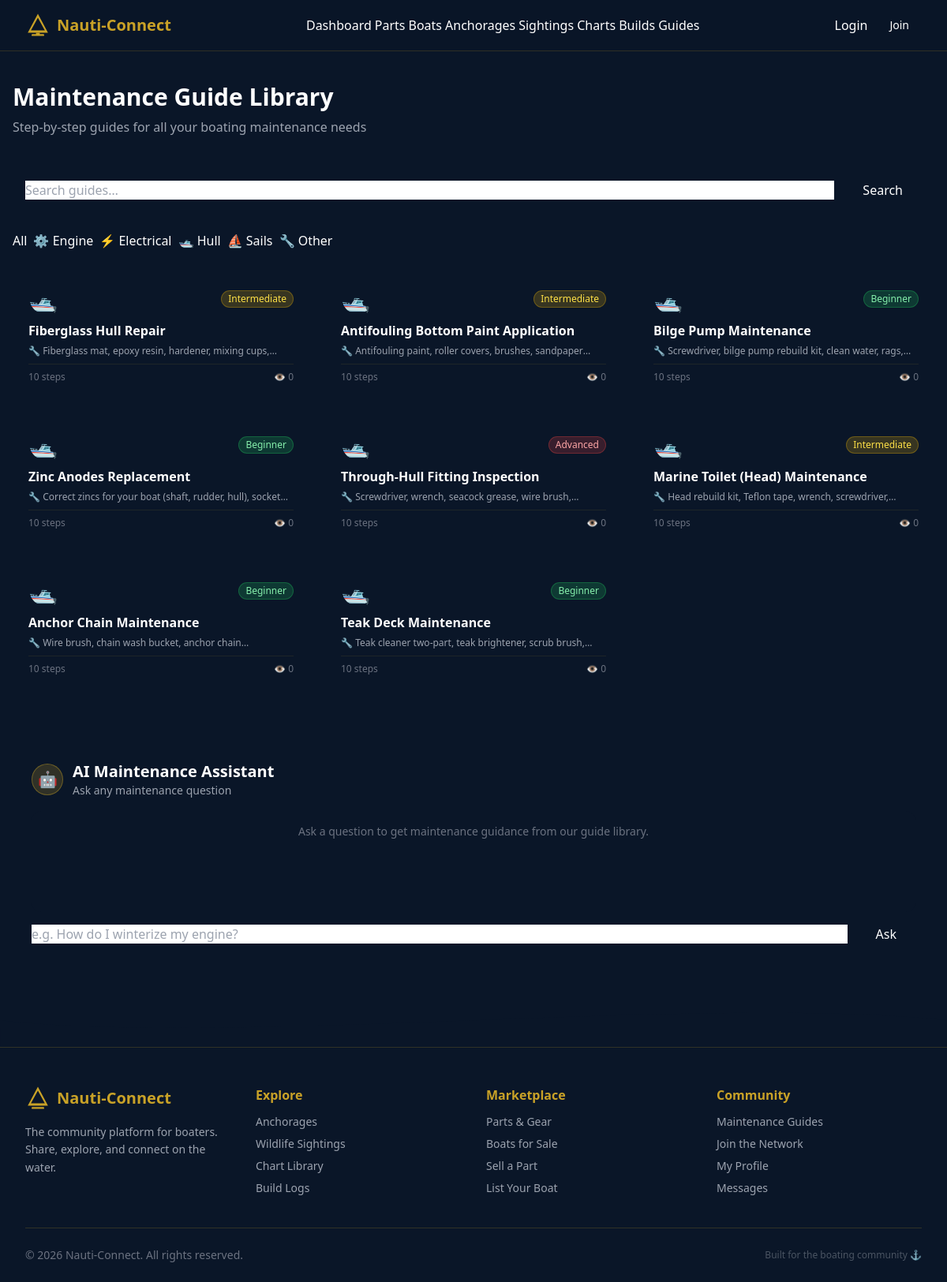
The app's page /maintenance/index.php?category=hull with its own data.
### tables this page shows
CREATE TABLE IF NOT EXISTS maintenance_guides (
    id INT AUTO_INCREMENT PRIMARY KEY,
    title VARCHAR(255) NOT NULL,
    category ENUM('engine','electrical','hull','sails','other') NOT NULL,
    difficulty_level ENUM('beginner','intermediate','advanced') NOT NULL,
    tools_needed TEXT,
    steps_json JSON,
    video_url VARCHAR(500),
    views INT DEFAULT 0,
    created_at TIMESTAMP DEFAULT CURRENT_TIMESTAMP,
    FULLTEXT(title, tools_needed)
);

### includes/functions.php (called while the page is built, shortened)
<?php
function sanitize(string $input): string {
    return htmlspecialchars(trim($input), ENT_QUOTES | ENT_HTML5, 'UTF-8');
}

### maintenance/index.php (the view, shortened to what this page needs)
<?php
require_once __DIR__ . '/../includes/functions.php';
require_once __DIR__ . '/../includes/db.php';
$category = trim($_GET['category'] ?? '');
$search   = trim($_GET['search'] ?? '');
$validCats = ['engine','electrical','hull','sails','other'];
$where  = ['1=1'];
$params = [];
$types  = '';
if ($category !== '' && in_array($category, $validCats, true)) {
    $where[]  = 'category = ?';
    $params[]  = $category;
    $types    .= 's';
}
$whereClause = implode(' AND ', $where);
$sql         = "SELECT * FROM maintenance_guides WHERE $whereClause ORDER BY views DESC, created_at DESC LIMIT 50";
if ($params) {
    $stmt = $conn->prepare($sql);
    $stmt->bind_param($types, ...$params);
} else {
    $stmt = $conn->prepare($sql);
}
$stmt->execute();
$guides = $stmt->get_result()->fetch_all(MYSQLI_ASSOC);
include __DIR__ . '/../includes/header.php';
?>
<main class="max-w-7xl mx-auto px-4 py-10">
    <div class="mb-10">
        <h1 class="text-3xl font-bold text-white mb-2">Maintenance Guide Library</h1>
        <p class="text-gray-400">Step-by-step guides for all your boating maintenance needs</p>
    </div>
    <form method="GET" id="guide-search-form" class="glass-card p-4 mb-6 flex flex-wrap gap-3">
        <input type="text" name="search" id="guide-search" class="form-input flex-1 min-w-48" placeholder="Search guides…" value="<?= sanitize($search) ?>">
        <button type="submit" class="btn-gold px-6">Search</button>
    </form>
    <div class="flex gap-2 flex-wrap mb-6">
        <a href="?" class="filter-btn <?= !$category ? 'active' : '' ?>">All</a>
        <?php
        $catLabels = ['engine'=>'⚙️ Engine','electrical'=>'⚡ Electrical','hull'=>'🛥️ Hull','sails'=>'⛵ Sails','other'=>'🔧 Other'];
        foreach ($catLabels as $val => $label): ?>
            <a href="?category=<?= $val ?><?= $search ? '&search=' . urlencode($search) : '' ?>" class="filter-btn <?= $category === $val ? 'active' : '' ?>"><?= $label ?></a>
        <?php endforeach; ?>
    </div>
    <?php if (empty($guides)): ?>
        <div class="text-center py-16">
            <div class="text-5xl mb-4">🔧</div>
            <p class="text-gray-400">No guides found. Try a different search.</p>
        </div>
    <?php else: ?>
        <div class="grid grid-cols-1 sm:grid-cols-2 lg:grid-cols-3 gap-5" id="guides-grid">
            <?php foreach ($guides as $guide):
                $diffColor = match ($guide['difficulty_level']) {
                    'beginner' => 'bg-green-500/20 text-green-300 border-green-500/30',
                    'intermediate' => 'bg-yellow-500/20 text-yellow-300 border-yellow-500/30',
                    'advanced' => 'bg-red-500/20 text-red-300 border-red-500/30',
                    default => 'bg-gray-500/20 text-gray-300',
                };
                $catEmoji = match ($guide['category']) { 'engine'=>'⚙️','electrical'=>'⚡','hull'=>'🛥️','sails'=>'⛵','other'=>'🔧',default=>'📋' };
                $steps = json_decode($guide['steps_json'] ?? '[]', true) ?: [];
            ?>
                <a href="<?= SITE_URL ?>/maintenance/view.php?id=<?= $guide['id'] ?>" class="glass-card p-5 hover:border-[#c9a227]/50 transition-all flex flex-col">
                    <div class="flex items-center justify-between mb-3">
                        <span class="text-3xl"><?= $catEmoji ?></span>
                        <span class="text-xs px-2 py-0.5 rounded-full border <?= $diffColor ?>"><?= ucfirst($guide['difficulty_level']) ?></span>
                    </div>
                    <h3 class="font-bold text-white leading-tight mb-2"><?= sanitize($guide['title']) ?></h3>
                    <?php if ($guide['tools_needed']): ?>
                        <p class="text-gray-400 text-xs mb-2 line-clamp-1">🔧 <?= sanitize($guide['tools_needed']) ?></p>
                    <?php endif; ?>
                    <div class="mt-auto pt-2 border-t border-[#c9a227]/10 flex items-center justify-between text-xs text-gray-500">
                        <span><?= count($steps) ?> steps</span>
                        <span>👁 <?= number_format((int)$guide['views']) ?></span>
                    </div>
                </a>
            <?php endforeach; ?>
        </div>
    <?php endif; ?>
    <div class="mt-16 glass-card p-6">
        <div class="flex items-center gap-3 mb-4">
            <div class="w-10 h-10 rounded-full bg-[#c9a227]/20 border border-[#c9a227]/40 flex items-center justify-center text-xl">🤖</div>
            <div>
                <h2 class="text-xl font-bold text-white">AI Maintenance Assistant</h2>
                <p class="text-gray-400 text-sm">Ask any maintenance question</p>
            </div>
        </div>
        <div id="ai-chat-log" class="bg-[#0a1628]/60 rounded-xl p-4 min-h-32 max-h-64 overflow-y-auto mb-4 space-y-3">
            <div class="text-gray-500 text-sm text-center">Ask a question to get maintenance guidance from our guide library.</div>
        </div>
        <div class="flex gap-3">
            <input type="text" id="ai-input" class="form-input flex-1" placeholder="e.g. How do I winterize my engine?" maxlength="500">
            <button id="ai-send" onclick="sendAIMessage()" class="btn-gold px-6">Ask</button>
        </div>
    </div>
</main>
<?php include __DIR__ . '/../includes/footer.php'; ?>

### records on screen
maintenance_guides: category "🛥️", difficulty_level "Intermediate", title "Fiberglass Hull Repair", tools_needed "Fiberglass mat, epoxy resin, hardener, mixing…", steps_json "10", views "0"
maintenance_guides: category "🛥️", difficulty_level "Intermediate", title "Antifouling Bottom Paint Application", tools_needed "Antifouling paint, roller covers, brushes,…", steps_json "10", views "0"
maintenance_guides: category "🛥️", difficulty_level "Beginner", title "Bilge Pump Maintenance", tools_needed "Screwdriver, bilge pump rebuild kit, clean water,…", steps_json "10", views "0"
maintenance_guides: category "🛥️", difficulty_level "Beginner", title "Zinc Anodes Replacement", tools_needed "Correct zincs for your boat (shaft, rudder, hull),…", steps_json "10", views "0"
maintenance_guides: category "🛥️", difficulty_level "Advanced", title "Through-Hull Fitting Inspection", tools_needed "Screwdriver, wrench, seacock grease, wire…", steps_json "10", views "0"
maintenance_guides: category "🛥️", difficulty_level "Intermediate", title "Marine Toilet (Head) Maintenance", tools_needed "Head rebuild kit, Teflon tape, wrench,…", steps_json "10", views "0"
maintenance_guides: category "🛥️", difficulty_level "Beginner", title "Anchor Chain Maintenance", tools_needed "Wire brush, chain wash bucket, anchor…", steps_json "10", views "0"
maintenance_guides: category "🛥️", difficulty_level "Beginner", title "Teak Deck Maintenance", tools_needed "Teak cleaner two-part, teak brightener, scrub…", steps_json "10", views "0"

### other values on screen
$label "⚙️ Engine"
$label "⚡ Electrical"
$label "🛥️ Hull"
$label "⛵ Sails"
$label "🔧 Other"
